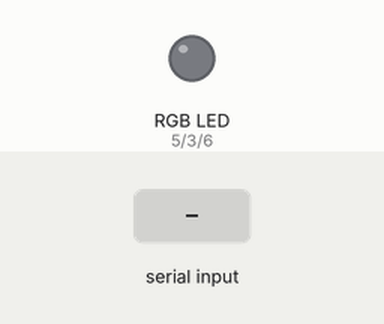
Simulated run of this sketch. Board: Arduino Uno, built with avr-gcc and run on an emulated ATmega328P. Shown: an RGB LED mixed from three pins (HIGH = lit). The inputs (shaded band) are chosen by the test bench. Dim RGB values are drawn brighter than linear; what the sketch prints to the serial monitor is not drawn.

Above: at 1.2 s.
1.3 s: "a" received over Serial
At 2.06 s:
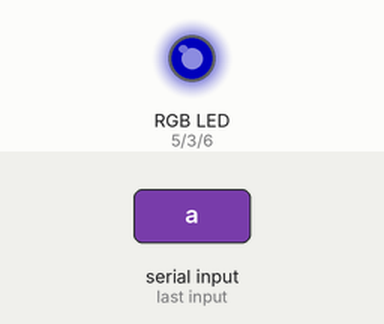
At 2.66 s:
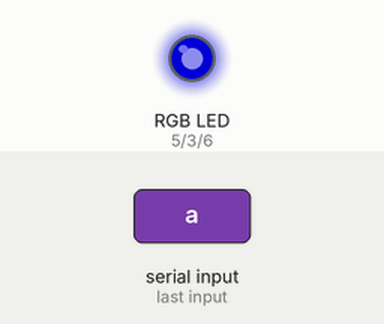
4.3 s: "c" received over Serial
At 4.49 s:
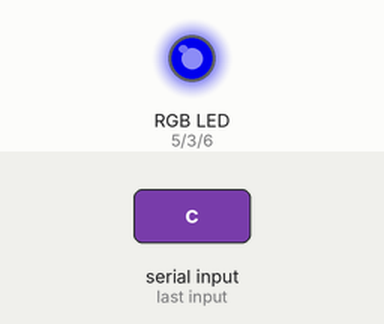
7.3 s: "1" received over Serial
Timing chart, 0 to 10.3 s (numbered marks = the images above; inputs shaded):
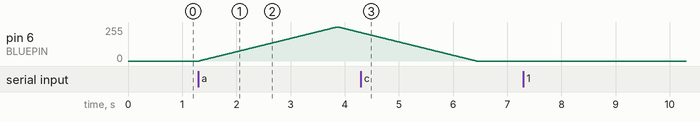

Measured:
- after the input at 1.3 s, pin 6 (BLUEPIN): rises from 0/255 to 255/255 in 2.5 s, then falls to 213/255 in 0.44 s
- after the input at 7.3 s, every drawn part: stays the same

The sketch:

fb_ledy.ino
```cpp
#include <SoftwareSerial.h>

#define REDPIN 5
#define GREENPIN 3
#define BLUEPIN 6


/* These are function prototypes - required by the compiler */
void a();
void b();
void c();

typedef void (* Caller)();
Caller FuncCall[] = {&a, &b, &c}; //initialize addresses for pointers
//String func_list[] = {"a","b","c"}; //this is a terrible way to do this
char func_list[] = {'a', 'b', 'c'};   //use this instead - if you wish

void setup(){
    Serial.begin(9600);
    pinMode(REDPIN, OUTPUT);
  pinMode(GREENPIN, OUTPUT);
  pinMode(BLUEPIN, OUTPUT);
}

void a(){
  for(int j=0; j<256; j++) { analogWrite(BLUEPIN, j); delay(10); }
  delay(10);
  for(int j=255; j>=0; j--) {
      analogWrite(BLUEPIN, j);
      delay(10);
  }
}


void b(){

}

void c(){
    Serial.println("Called Function: c\n");
}

void loop(){
    if(Serial.available())
        switch(Serial.read()){
            case 'a':           //this could also be func_list[0], if you want
                FuncCall[0]();
                break;

            case 'b':
                FuncCall[1]();
                break;

            case 'c':
                FuncCall[2]();
                break;

            default:
                Serial.println("There was an error\n");
                break;
    }
}
```
